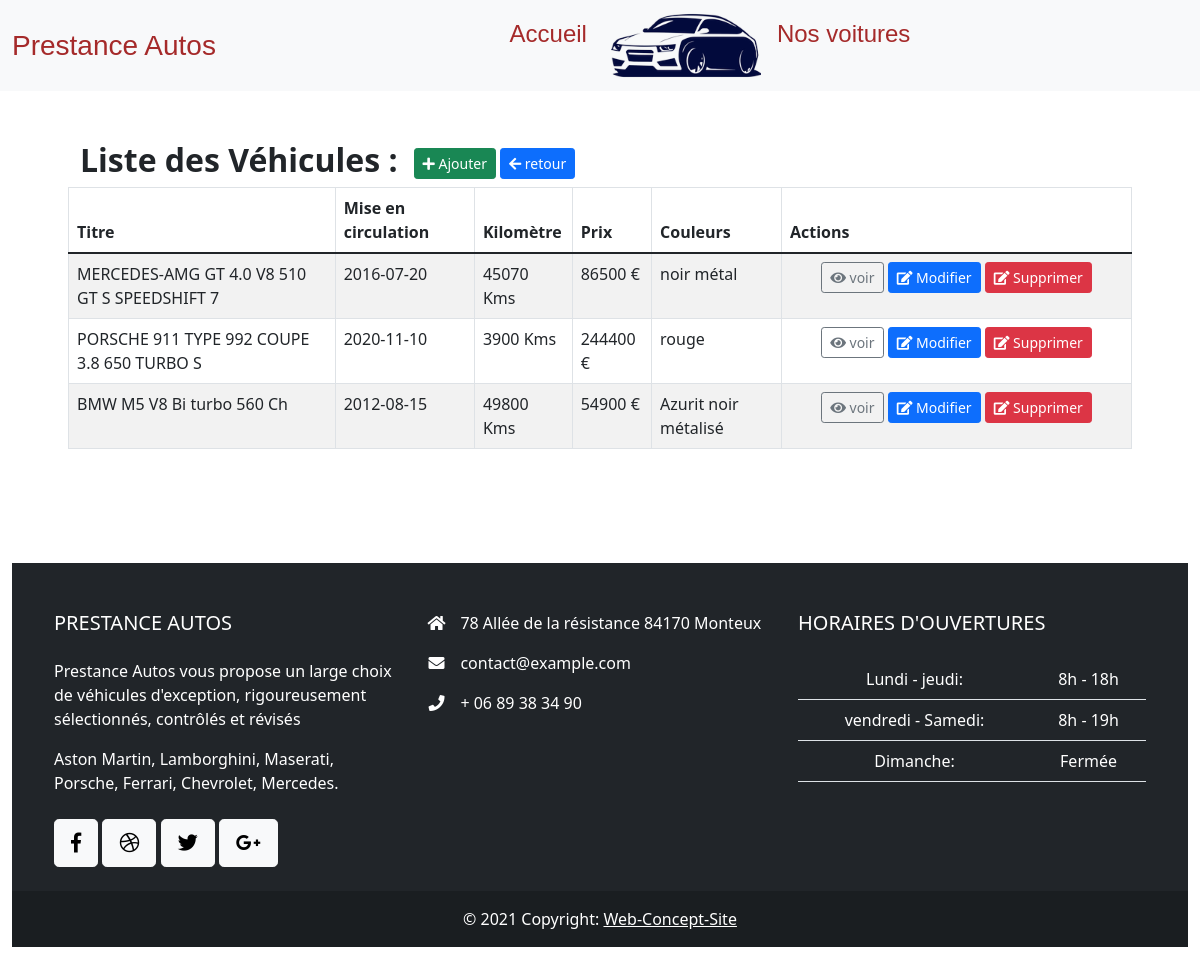
Page /admins/index.php on the earlier database version.
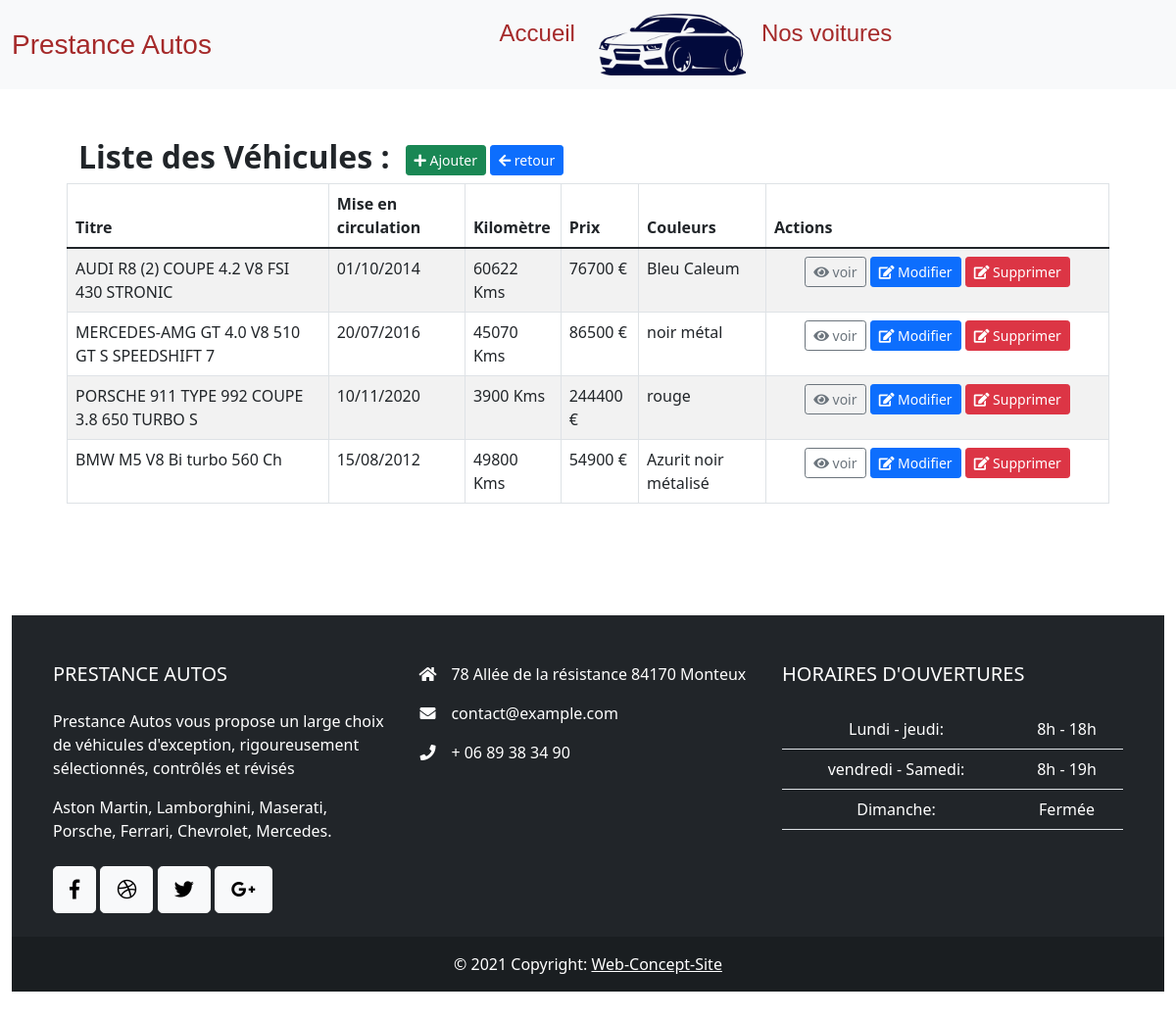
Same page on the later database version.
### tables this page shows
CREATE TABLE IF NOT EXISTS `vehicules` (
  `id` int(11) NOT NULL AUTO_INCREMENT,
  `title` varchar(100) NOT NULL,
  `prix` varchar(50) NOT NULL,
  `images` varchar(255) NOT NULL,
  `marque` varchar(100) NOT NULL,
  `modele` varchar(100) NOT NULL,
  `btv` varchar(50) NOT NULL,
  `kilometre` varchar(50) NOT NULL,
  `datemisecirculation` varchar(50) NOT NULL,
  `cylindree` varchar(50) NOT NULL,
  `nbcylindre` varchar(10) NOT NULL,
  `pfiscale` varchar(10) NOT NULL,
  `pdin` varchar(25) NOT NULL,
  `temission` varchar(50) NOT NULL,
  `cexterieur` varchar(100) NOT NULL,
  `cinterieur` varchar(100) NOT NULL,
  `nsieges` varchar(25) NOT NULL,
  `nportes` varchar(25) NOT NULL,
  `transmission` varchar(50) NOT NULL,
  `carosserie` varchar(50) NOT NULL,
  `energie` varchar(50) NOT NULL,
  PRIMARY KEY (`id`)
);

### admins/index.php (the view, shortened to what this page needs)
<?php
try{
    $db = new pdo("mysql: host=" . Database::HOST . "; port=" . Database::PORT . "; dbname=" . Database::DBNAME . "; charset=utf8;",Database::DBUSER, Database::DBPASS , array(
        PDO::ATTR_ERRMODE => PDO::ERRMODE_EXCEPTION,
    ));
}catch(PDOException $pe){
    echo $pe->getMessage();
}
?>
<!DOCTYPE html>
<html lang="fr">
  <head>
  <link href="https://cdn.jsdelivr.net/npm/bootstrap@5.1.1/dist/css/bootstrap.min.css" rel="stylesheet">
  <link rel="stylesheet" href="https://use.fontawesome.com/releases/v5.3.1/css/all.css">
  <link rel="stylesheet" href="../css/style.css">
  </head>
    <body>
    <nav class="navbar navbar-expand-sm bg-light navbar-light sticky-top">
        <div class="container-fluid">
          <a class="navbar-brand" href="index.php">Prestance Autos</a>
          <div class="collapse navbar-collapse justify-content-center" id="collapsibleNavbar">
            <ul class="navbar-nav">
              <li class="nav-item">
                <a class="nav-link me-3" href="../index.php">Accueil</a>
              </li>
              <li class="nav-item">
                <a class="" href="#">
                  <img src="../images/logoprestance.png" alt="Logo prestance autos" width="150" height="75">
                </a>
              </li>
              <li class="nav-item">
                <a class="nav-link ms-2" href="../index.php#about">Nos voitures</a>
              </li>
            </ul>
          </div>
        </div>
      </nav>
            <div class="container admin">
                <div class="row table-responsive">
                    <h2><strong>Liste des Véhicules :</strong><a href="insert.php" type="button"class="btn btn-success btn-sm ms-3"><span class="fas fa-plus"></span> Ajouter</a><a href="../index.php" type="button"class="btn btn-primary btn-sm ms-1"><span class="fas fa-arrow-left"></span> retour </a></h2>
                    <table class="table table-striped table-bordered">
                        <thead>
                            <tr>
                                <th>Titre</th>
                                <th>Mise en circulation</th>
                                <th>Kilomètre</th>
                                <th>Prix</th>
                                <th>Couleurs</th>
                                <th>Actions</th>
                            </tr>
                        </thead>
                        <tbody>
                            <?php
                                $statement = $db->query('SELECT vehicules.id, vehicules.title, vehicules.datemisecirculation, vehicules.kilometre, vehicules.prix, vehicules.cexterieur FROM vehicules ORDER BY vehicules.id DESC');
                                while($item = $statement->fetch())
                                {
                                echo '<tr>';
                                  echo '<td>' . $item['title'] . '</td>';
                                  echo '<td>' . $item['datemisecirculation'] . '</td>';
                                  echo '<td>' . $item['kilometre'] . ' Kms</td>';
                                  echo '<td>' . $item['prix'] . ' €</td>';
                                  echo '<td>' . $item['cexterieur'] . '</td>';
                                  echo '<td class="action">';
                                  echo '<a type="button"class="btn btn-outline-secondary btn-sm" href="view.php?id=' . $item['id'] .'"><span class="fas fa-eye"></span>  voir</a>';
                                  echo '<a type="button"class="btn btn-primary btn-sm" href="update.php?id=' . $item['id'] .'"><span class="fas fa-edit"></span>  Modifier</a>';
                                  echo '<a type="button"class="btn btn-danger btn-sm" href="delete.php?id=' . $item['id'] .'"><span class="fas fa-edit"></span>  Supprimer</a>';
                                  echo '</td>';
                                echo '</tr>';
                                }
                            ?>
                        </tbody>
                    </table>
                </div>
            </div>
    <?php
      include_once __DIR__ . "../../footer.php";
    ?>
      </body>
  </html>

Differences in the rows shown:
added vehicules: title "AUDI R8 (2) COUPE 4.2 V8 FSI 430 STRONIC", datemisecirculation "01/10/2014", kilometre "60622", prix "76700", cexterieur "Bleu Caleum"
changed vehicules "MERCEDES-AMG GT 4.0 V8 510 GT S SPEEDSHIFT 7": datemisecirculation "2016-07-20" → "20/07/2016"
changed vehicules "PORSCHE 911 TYPE 992 COUPE 3.8 650 TURBO S": datemisecirculation "2020-11-10" → "10/11/2020"
changed vehicules "BMW M5 V8 Bi turbo 560 Ch": datemisecirculation "2012-08-15" → "15/08/2012"
